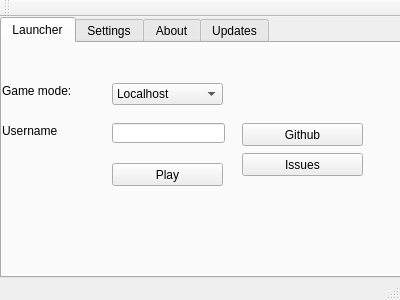
<?xml version="1.0" encoding="UTF-8"?>
<ui version="4.0">
 <class>Launcher</class>
 <widget class="QMainWindow" name="Launcher">
  <property name="geometry">
   <rect>
    <x>0</x>
    <y>0</y>
    <width>400</width>
    <height>300</height>
   </rect>
  </property>
  <property name="sizePolicy">
   <sizepolicy hsizetype="Fixed" vsizetype="Fixed">
    <horstretch>0</horstretch>
    <verstretch>0</verstretch>
   </sizepolicy>
  </property>
  <property name="maximumSize">
   <size>
    <width>400</width>
    <height>300</height>
   </size>
  </property>
  <property name="windowTitle">
   <string>Launcher</string>
  </property>
  <widget class="QWidget" name="centralWidget">
   <widget class="QTabWidget" name="tabWidget">
    <property name="geometry">
     <rect>
      <x>0</x>
      <y>0</y>
      <width>401</width>
      <height>261</height>
     </rect>
    </property>
    <property name="sizePolicy">
     <sizepolicy hsizetype="Fixed" vsizetype="Fixed">
      <horstretch>0</horstretch>
      <verstretch>0</verstretch>
     </sizepolicy>
    </property>
    <property name="maximumSize">
     <size>
      <width>16777211</width>
      <height>16777215</height>
     </size>
    </property>
    <property name="currentIndex">
     <number>0</number>
    </property>
    <widget class="QWidget" name="tab">
     <attribute name="title">
      <string>Launcher</string>
     </attribute>
     <widget class="QLabel" name="username">
      <property name="geometry">
       <rect>
        <x>0</x>
        <y>80</y>
        <width>61</width>
        <height>16</height>
       </rect>
      </property>
      <property name="text">
       <string>Username</string>
      </property>
     </widget>
     <widget class="QLineEdit" name="userNameEdit">
      <property name="geometry">
       <rect>
        <x>110</x>
        <y>80</y>
        <width>113</width>
        <height>20</height>
       </rect>
      </property>
     </widget>
     <widget class="QPushButton" name="Play">
      <property name="geometry">
       <rect>
        <x>110</x>
        <y>120</y>
        <width>111</width>
        <height>23</height>
       </rect>
      </property>
      <property name="text">
       <string>Play</string>
      </property>
     </widget>
     <widget class="QPushButton" name="pushButton">
      <property name="geometry">
       <rect>
        <x>240</x>
        <y>80</y>
        <width>121</width>
        <height>23</height>
       </rect>
      </property>
      <property name="text">
       <string>Github</string>
      </property>
     </widget>
     <widget class="QPushButton" name="pushButton_2">
      <property name="geometry">
       <rect>
        <x>240</x>
        <y>110</y>
        <width>121</width>
        <height>23</height>
       </rect>
      </property>
      <property name="text">
       <string>Issues</string>
      </property>
     </widget>
     <widget class="QComboBox" name="gameMode_Box">
      <property name="geometry">
       <rect>
        <x>110</x>
        <y>40</y>
        <width>111</width>
        <height>22</height>
       </rect>
      </property>
      <item>
       <property name="text">
        <string>Localhost</string>
       </property>
      </item>
      <item>
       <property name="text">
        <string>Server</string>
       </property>
      </item>
     </widget>
     <widget class="QLabel" name="username_3">
      <property name="geometry">
       <rect>
        <x>0</x>
        <y>40</y>
        <width>91</width>
        <height>16</height>
       </rect>
      </property>
      <property name="text">
       <string>Game mode:</string>
      </property>
     </widget>
    </widget>
    <widget class="QWidget" name="tab_2">
     <attribute name="title">
      <string>Settings</string>
     </attribute>
     <widget class="QLabel" name="panda3D_location">
      <property name="geometry">
       <rect>
        <x>200</x>
        <y>50</y>
        <width>191</width>
        <height>21</height>
       </rect>
      </property>
      <property name="text">
       <string/>
      </property>
     </widget>
     <widget class="QLabel" name="phase_file_directory">
      <property name="geometry">
       <rect>
        <x>120</x>
        <y>100</y>
        <width>111</width>
        <height>21</height>
       </rect>
      </property>
      <property name="text">
       <string/>
      </property>
     </widget>
     <widget class="QLabel" name="panda3dlocation">
      <property name="geometry">
       <rect>
        <x>110</x>
        <y>130</y>
        <width>111</width>
        <height>21</height>
       </rect>
      </property>
      <property name="text">
       <string/>
      </property>
     </widget>
    </widget>
    <widget class="QWidget" name="tab_3">
     <attribute name="title">
      <string>About</string>
     </attribute>
     <widget class="QTextEdit" name="About_Text">
      <property name="geometry">
       <rect>
        <x>0</x>
        <y>0</y>
        <width>401</width>
        <height>251</height>
       </rect>
      </property>
      <property name="html">
       <string>&lt;!DOCTYPE HTML PUBLIC &quot;-//W3C//DTD HTML 4.0//EN&quot; &quot;http://www.w3.org/TR/REC-html40/strict.dtd&quot;&gt;
&lt;html&gt;&lt;head&gt;&lt;meta name=&quot;qrichtext&quot; content=&quot;1&quot; /&gt;&lt;style type=&quot;text/css&quot;&gt;
p, li { white-space: pre-wrap; }
&lt;/style&gt;&lt;/head&gt;&lt;body style=&quot; font-family:'MS Shell Dlg 2'; font-size:8.25pt; font-weight:400; font-style:normal;&quot;&gt;
&lt;p style=&quot; margin-top:0px; margin-bottom:0px; margin-left:0px; margin-right:0px; -qt-block-indent:0; text-indent:0px;&quot;&gt;Test&lt;/p&gt;&lt;/body&gt;&lt;/html&gt;</string>
      </property>
     </widget>
    </widget>
    <widget class="QWidget" name="tab_4">
     <attribute name="title">
      <string>Updates</string>
     </attribute>
     <widget class="QTextEdit" name="Updates_Text">
      <property name="geometry">
       <rect>
        <x>0</x>
        <y>0</y>
        <width>401</width>
        <height>201</height>
       </rect>
      </property>
     </widget>
    </widget>
   </widget>
  </widget>
  <widget class="QMenuBar" name="menuBar">
   <property name="geometry">
    <rect>
     <x>0</x>
     <y>0</y>
     <width>400</width>
     <height>21</height>
    </rect>
   </property>
  </widget>
  <widget class="QToolBar" name="mainToolBar">
   <attribute name="toolBarArea">
    <enum>TopToolBarArea</enum>
   </attribute>
   <attribute name="toolBarBreak">
    <bool>false</bool>
   </attribute>
  </widget>
  <widget class="QStatusBar" name="statusBar"/>
 </widget>
 <layoutdefault spacing="6" margin="11"/>
 <resources/>
 <connections/>
</ui>
